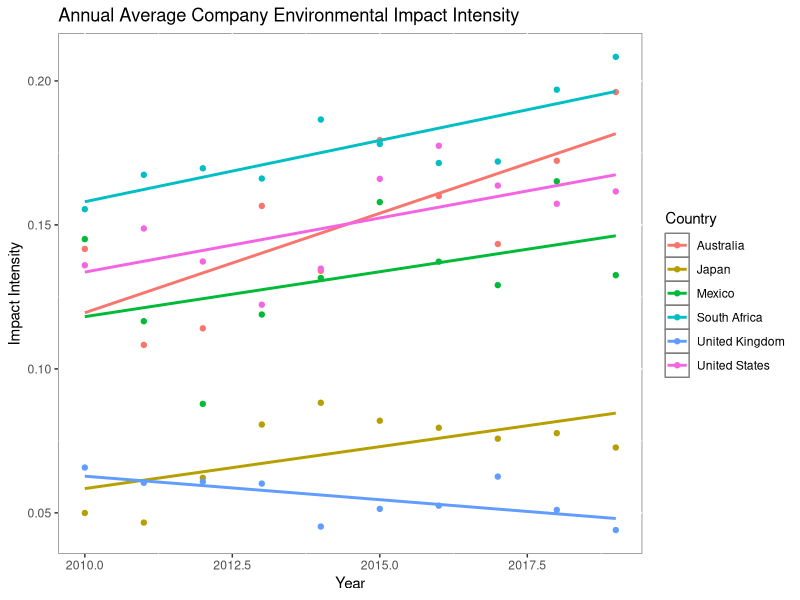
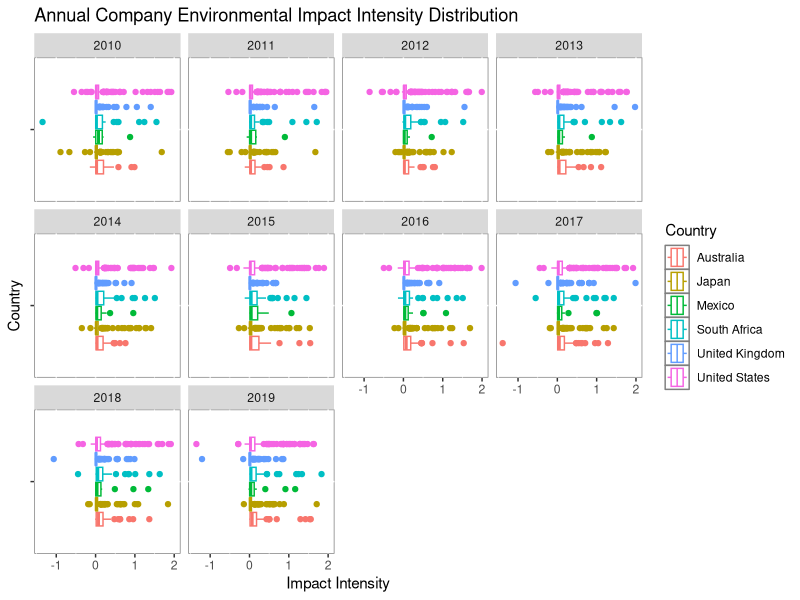

Write R code to recreate these figures, in order.
library(tidyverse)
library(readxl)
getwd()
mytheme=theme(
  panel.background = element_rect(fill = "white", 
                                  colour = "grey50"))
theme_set(mytheme)
Six.Countries=read.csv("./Data/Processed/SixCountries.csv",stringsAsFactors = TRUE)

dim(Six.Countries)
summary(Six.Countries)
#Compare average annual environmental impact level by countries
Annual.average.line=Six.Countries %>%
  group_by(Country,Year)%>%
  summarize(m=mean(Index))%>%
  ggplot(aes(Year,
             m,
             color=Country,group=Country))+
  geom_point()+
  geom_smooth(method="lm",se=FALSE)+
  labs(x = "Year", y = "Impact Intensity")  +
  ggtitle("Annual Average Company Environmental Impact Intensity")
print(Annual.average.line)  
#Compare companies' annual environmental impact level distribution by countries
Annual.average.box=Six.Countries %>%
  group_by(Country,Year)%>%
  ggplot(aes(x =Index,y="",
             color=Country))+
  geom_boxplot()+
  facet_wrap(~Year)+
  labs(x = "Impact Intensity", y = "Country")  +
  ggtitle("Annual Company Environmental Impact Intensity Distribution")
print(Annual.average.box)
